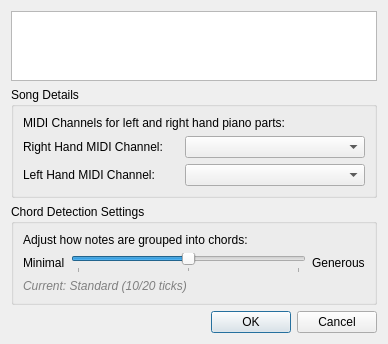
<?xml version="1.0" encoding="UTF-8"?>
<ui version="4.0">
 <class>GuiSongDetailsDialog</class>
 <widget class="QDialog" name="GuiSongDetailsDialog">
  <property name="geometry">
   <rect>
    <x>0</x>
    <y>0</y>
    <width>388</width>
    <height>265</height>
   </rect>
  </property>
  <property name="windowTitle">
   <string>Dialog</string>
  </property>
  <layout class="QVBoxLayout" name="_2">
   <item>
    <widget class="QTextEdit" name="songInfoText">
     <property name="readOnly">
      <bool>true</bool>
     </property>
    </widget>
   </item>
   <item>
    <widget class="QGroupBox" name="groupBox_2">
     <property name="title">
      <string>Song Details</string>
     </property>
     <layout class="QVBoxLayout" name="verticalLayout">
      <item>
       <widget class="QLabel" name="label_3">
        <property name="text">
         <string>MIDI Channels for left and right hand piano parts:</string>
        </property>
        <property name="wordWrap">
         <bool>false</bool>
        </property>
       </widget>
      </item>
      <item>
       <layout class="QGridLayout" name="gridLayout">
        <item row="0" column="0">
         <widget class="QLabel" name="label">
          <property name="text">
           <string>Right Hand MIDI Channel:</string>
          </property>
         </widget>
        </item>
        <item row="0" column="1">
         <widget class="QComboBox" name="rightHandChannelCombo">
          <property name="sizePolicy">
           <sizepolicy hsizetype="Preferred" vsizetype="Preferred">
            <horstretch>0</horstretch>
            <verstretch>0</verstretch>
           </sizepolicy>
          </property>
          <property name="minimumSize">
           <size>
            <width>180</width>
            <height>0</height>
           </size>
          </property>
         </widget>
        </item>
        <item row="1" column="0">
         <widget class="QLabel" name="label_2">
          <property name="text">
           <string>Left Hand MIDI Channel:</string>
          </property>
         </widget>
        </item>
        <item row="1" column="1">
         <widget class="QComboBox" name="leftHandChannelCombo">
          <property name="sizePolicy">
           <sizepolicy hsizetype="Preferred" vsizetype="Preferred">
            <horstretch>0</horstretch>
            <verstretch>0</verstretch>
           </sizepolicy>
          </property>
          <property name="minimumSize">
           <size>
            <width>150</width>
            <height>0</height>
           </size>
          </property>
         </widget>
        </item>
       </layout>
      </item>
     </layout>
    </widget>
   </item>
   <item>
    <widget class="QGroupBox" name="chordDetectionGroupBox">
     <property name="title">
      <string>Chord Detection Settings</string>
     </property>
     <layout class="QVBoxLayout" name="chordDetectionLayout">
      <item>
       <widget class="QLabel" name="chordDetectionLabel">
        <property name="text">
         <string>Adjust how notes are grouped into chords:</string>
        </property>
        <property name="wordWrap">
         <bool>true</bool>
        </property>
       </widget>
      </item>
      <item>
       <layout class="QHBoxLayout" name="chordDetectionSliderLayout">
        <item>
         <widget class="QLabel" name="minLabel">
          <property name="text">
           <string>Minimal</string>
          </property>
         </widget>
        </item>
        <item>
         <widget class="QSlider" name="chordDetectionSlider">
          <property name="orientation">
           <enum>Qt::Horizontal</enum>
          </property>
          <property name="minimum">
           <number>0</number>
          </property>
          <property name="maximum">
           <number>2</number>
          </property>
          <property name="value">
           <number>1</number>
          </property>
          <property name="tickPosition">
           <enum>QSlider::TicksBelow</enum>
          </property>
          <property name="tickInterval">
           <number>1</number>
          </property>
         </widget>
        </item>
        <item>
         <widget class="QLabel" name="maxLabel">
          <property name="text">
           <string>Generous</string>
          </property>
         </widget>
        </item>
       </layout>
      </item>
      <item>
       <widget class="QLabel" name="chordDetectionInfoLabel">
        <property name="text">
         <string>Current: Standard (10/20 ticks)</string>
        </property>
        <property name="styleSheet">
         <string>color: gray; font-style: italic;</string>
        </property>
       </widget>
      </item>
     </layout>
    </widget>
   </item>
   <item>
    <widget class="QDialogButtonBox" name="buttonBox">
     <property name="orientation">
      <enum>Qt::Horizontal</enum>
     </property>
     <property name="standardButtons">
      <set>QDialogButtonBox::Cancel|QDialogButtonBox::Ok</set>
     </property>
    </widget>
   </item>
  </layout>
 </widget>
 <resources/>
 <connections>
  <connection>
   <sender>buttonBox</sender>
   <signal>accepted()</signal>
   <receiver>GuiSongDetailsDialog</receiver>
   <slot>accept()</slot>
   <hints>
    <hint type="sourcelabel">
     <x>248</x>
     <y>254</y>
    </hint>
    <hint type="destinationlabel">
     <x>157</x>
     <y>274</y>
    </hint>
   </hints>
  </connection>
  <connection>
   <sender>buttonBox</sender>
   <signal>rejected()</signal>
   <receiver>GuiSongDetailsDialog</receiver>
   <slot>reject()</slot>
   <hints>
    <hint type="sourcelabel">
     <x>316</x>
     <y>260</y>
    </hint>
    <hint type="destinationlabel">
     <x>286</x>
     <y>274</y>
    </hint>
   </hints>
  </connection>
 </connections>
</ui>
